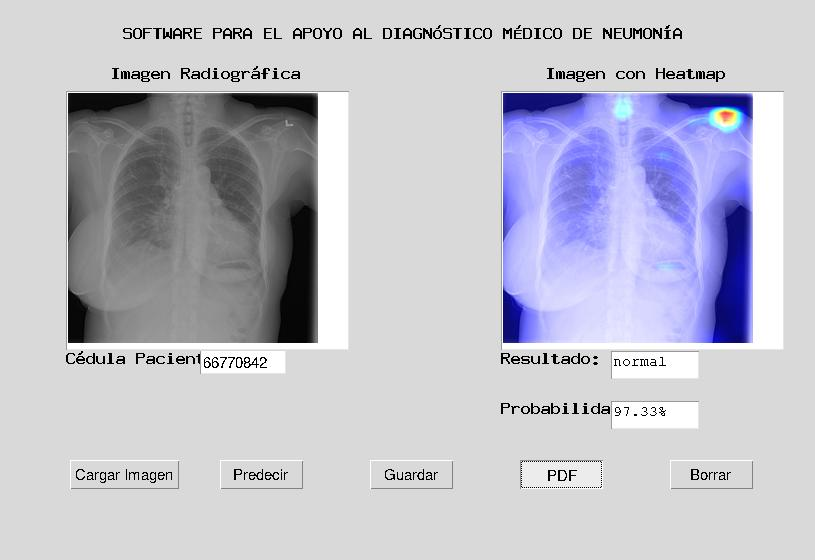
#> input picture reports/Reporte0.jpg, 815 x 560 px
$ python -i preprocess_img.py   (imports and definitions only)
#> lines starting #> are read from the running program, lines starting #| are printed output that depends on the picture
#> further down, picture is the input picture: shape (560, 815, 3); mean B, G, R 202.6, 191.6, 191.4
"""Preprocesamiento de imágenes para el modelo."""

import cv2
import numpy as np

from src.config import CLAHE_CLIP_LIMIT, CLAHE_TILE_GRID_SIZE, IMG_SIZE


def preprocess(array):
    """Convierte la imagen al formato que espera el modelo."""
    resized = cv2.resize(array, (IMG_SIZE, IMG_SIZE)) # 512x512
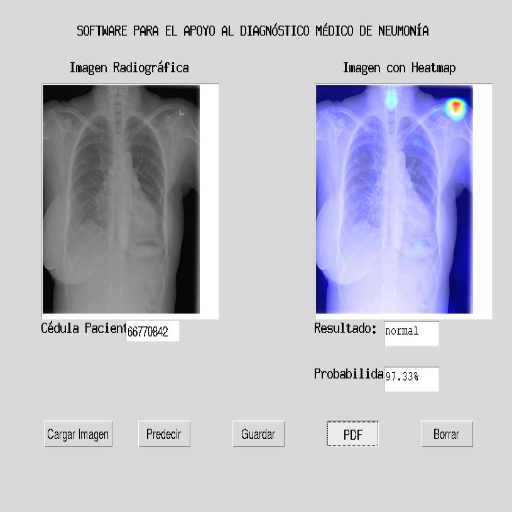
#> resized: shape (512, 512, 3); mean B, G, R 202.6, 191.6, 191.4
    # Los canales llegan al revés (BGR) porque así los carga la librería, se convierten a 1 canal
    grayscale = cv2.cvtColor(resized, cv2.COLOR_BGR2GRAY)
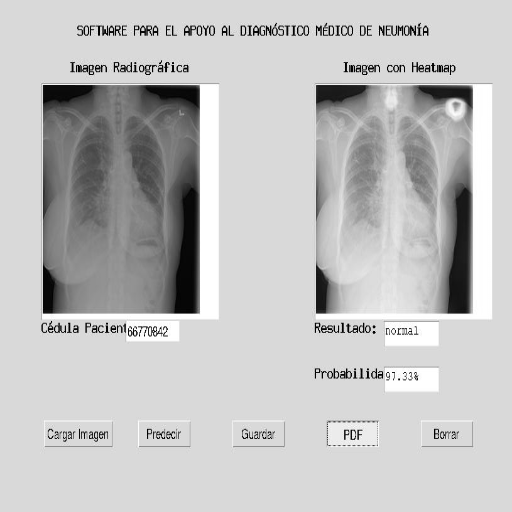
#> grayscale: shape (512, 512); min 0, max 255, mean 192.8
    # Resaltar la imagen mejorando el contraste
    clahe = cv2.createCLAHE(clipLimit=CLAHE_CLIP_LIMIT, tileGridSize=CLAHE_TILE_GRID_SIZE)
    equalized = clahe.apply(grayscale)
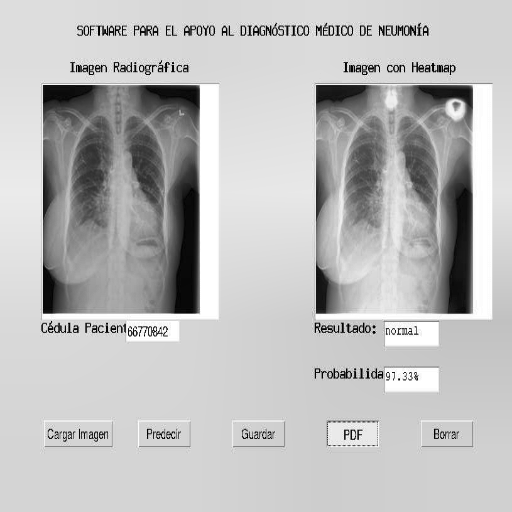
#> equalized: shape (512, 512); min 1, max 255, mean 188.4
    normalized = equalized / 255 # Escalar de [0, 255] a [0.0, 1.0]
    # (batch, alto, ancho, canales) (1, 512, 512, 1): estructura para Keras
    return np.expand_dims(normalized, axis=(0, -1))

>>> import cv2
>>> picture = cv2.imread('../reports/Reporte0.jpg')
>>> result = preprocess(picture)

$ run again, on reports/Reporte1.jpg
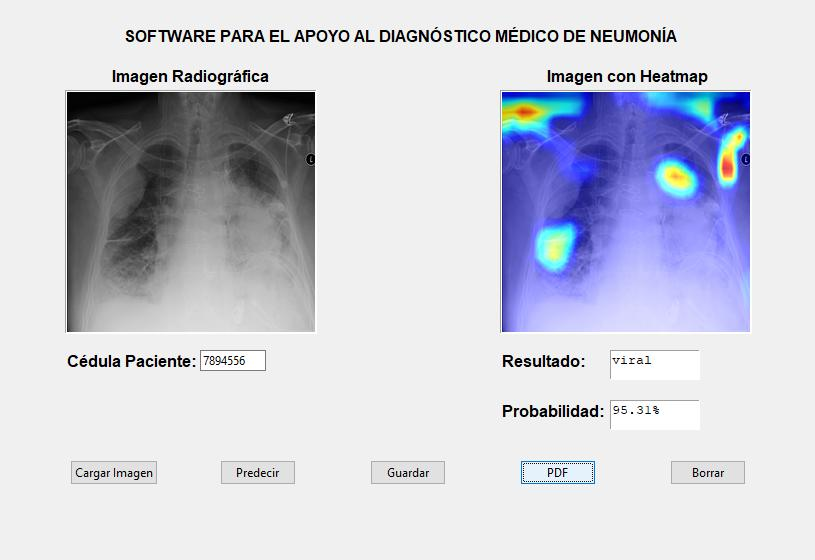
#> input picture reports/Reporte1.jpg, 815 x 560 px
#> picture is the input picture: shape (560, 815, 3); mean B, G, R 216.8, 205.7, 203.9
#> in preprocess, `resized = cv2.resize(array, (IMG_SIZE, IMG_SIZE))`:
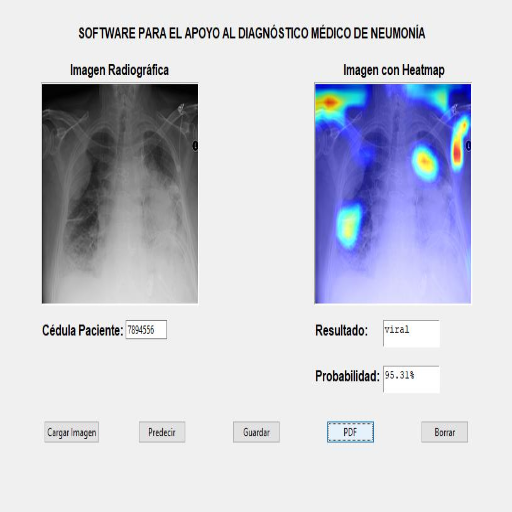
#> resized: shape (512, 512, 3); mean B, G, R 216.7, 205.6, 203.8
#> in preprocess, `equalized = clahe.apply(grayscale)`:
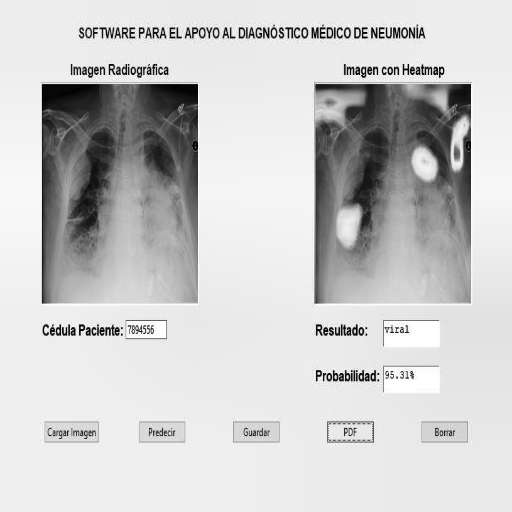
#> equalized: shape (512, 512); min 1, max 255, mean 202.8

$ run again, on reports/Reporte2.jpg
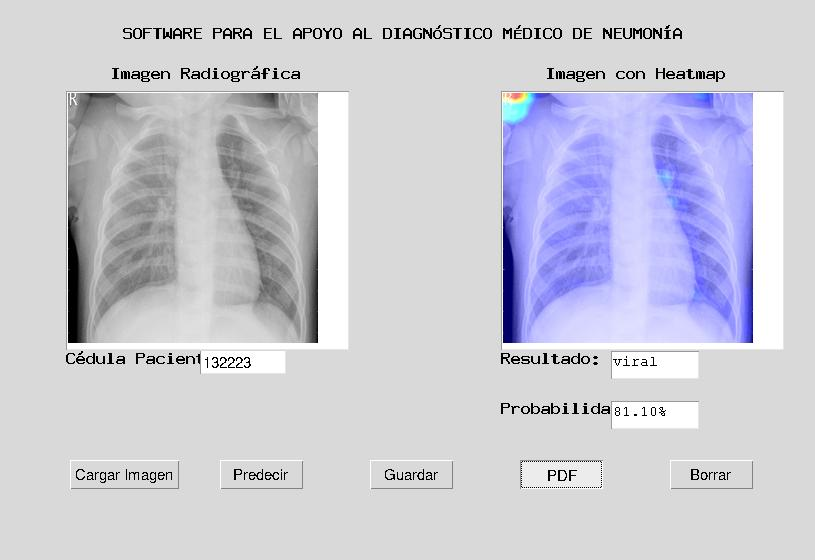
#> input picture reports/Reporte2.jpg, 815 x 560 px
#> picture is the input picture: shape (560, 815, 3); mean B, G, R 213.2, 202.7, 202.5
#> in preprocess, `grayscale = cv2.cvtColor(resized, cv2.COLOR_BGR2GRAY)`:
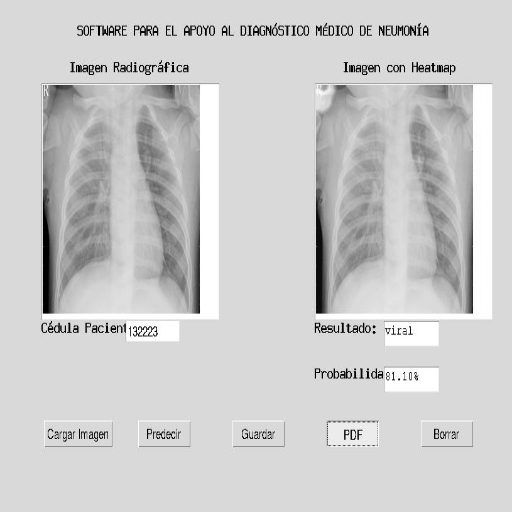
#> grayscale: shape (512, 512); min 0, max 255, mean 203.9
#> in preprocess, `equalized = clahe.apply(grayscale)`:
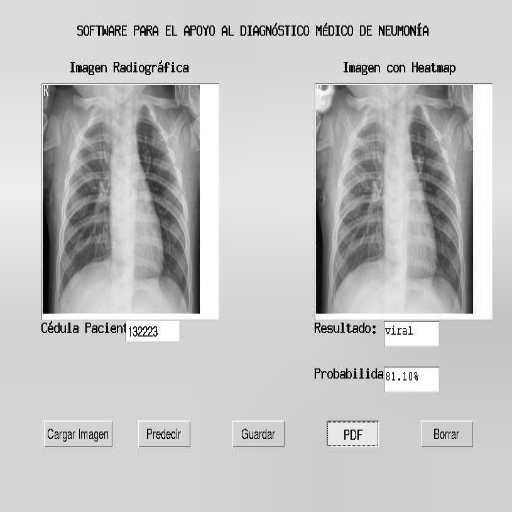
#> equalized: shape (512, 512); min 1, max 255, mean 194.7
